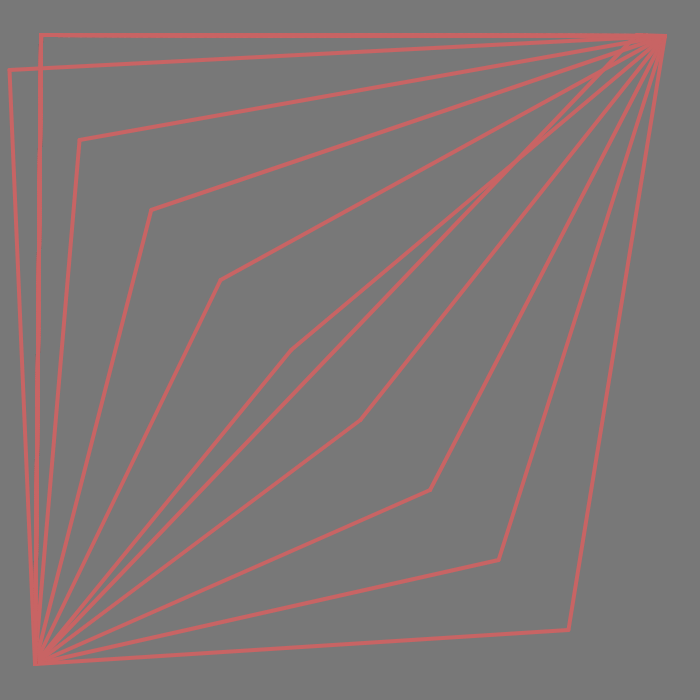
Frame 1 (no input)
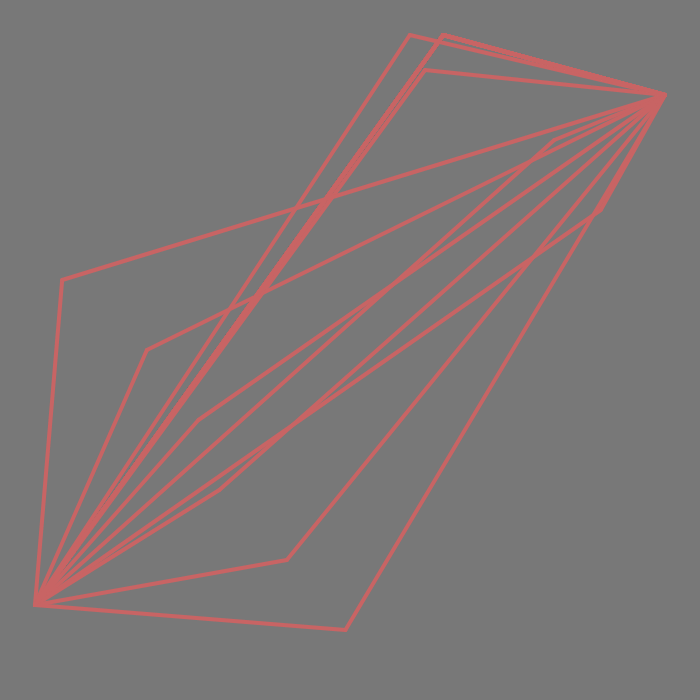
Frame 60 (no input)
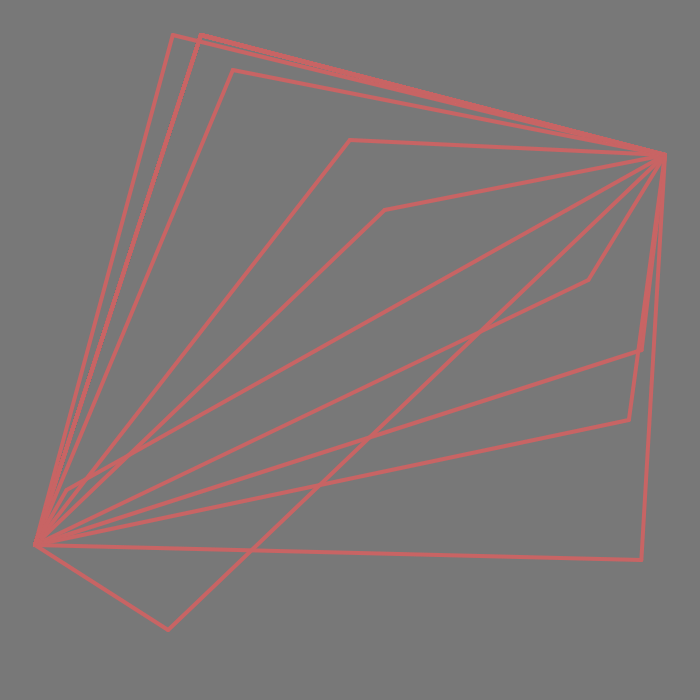
Frame 120 (the mouse pressed at the canvas centre since frame 60)

The p5.js sketch that drew these frames (run headless with seeded random() and noise() and a simulated clock; from frame 60 on, the mouse is pressed at the canvas centre):

// p5.js sketch
// ── sketch.js
let walkers = [];
let numWalkers = 20;
let t = 0;

function setup() {
  createCanvas(700, 700);

  for(i = 0; i < numWalkers; i++){
    let x = width*0.1 * i;
    let y = height*0.1 + height*0.1 * i;
    let r = 20;
    walkers[i] = new Walker(x, y, r);
  }
}

class Walker {
  
  constructor(x, y, r) {
    this.x = x;
    this.y = y;
    this.r = r;
    this.incPointX = 0;
    this.incPointY = 0;
    this.incLineX = 0;
    this.incLineY = -1;
    this.line1x = width*(1/numWalkers);
    this.line1y = height*((numWalkers - 1)/numWalkers);
    this.line2x = width*((numWalkers - 1)/numWalkers);
    this.line2y = height*(1/numWalkers);
  }
  
  update() {
    
    if (this.x > width*((numWalkers-1)/numWalkers)) {
      this.x = width*(1/numWalkers);
    }
    if (this.y > height*((numWalkers-1)/numWalkers)) {
      this.y = height*(1/numWalkers);
    }
    
    if (this.line1x <= width*(1/numWalkers) && this.line1y >= height*( 1/numWalkers)) {
      this.incLineX = 0;
      this.incLineY = -1;
    } else if (this.line1x <= width*(1/numWalkers) && this.line1y <= height*(1/numWalkers)) {
      this.incLineX = 1;
      this.incLineY = 0;
    } else if (this.line1x >= width*((numWalkers - 1)/numWalkers) && this.line1y <= height*(1/numWalkers)) {
      this.incLineX = 0;
      this.incLineY = 1;
    } else if (this.line1x >= width*((numWalkers - 1)/numWalkers) && this.line1y >= height*((numWalkers - 1)/numWalkers)) {
      this.incLineX = -1;
      this.incLineY = 0;
    } 
 
    
    this.line1x += this.incLineX;
    this.line1y += this.incLineY;
    this.line2x += this.incLineX * -1;
    this.line2y += this.incLineY * -1;
    this.incPointX = noise(t + this.x) * 10;
    this.incPointY = noise(t + this.y) * 5;
    this.x = this.x + this.incPointX;
    this.x = this.x + this.incPointY;

     
  }
  
  display() {
    // stroke(200, 100, 100, map(sin(t*2), -1, 1, 0, 100));
    stroke(200, 100, 100);
    strokeWeight(4);
    
    line(this.line1x, this.line1y, this.x, this.y);
    line(this.line2x, this.line2y, this.x, this.y);
    
    noStroke();
    fill(200, 200, 100, map(sin(t), -1, 1, 255, -400));
    ellipse(this.x, this.y, this.r);
  }
}


function draw() {
  t+=0.01;
  background(120);
  for (i = 0; i < numWalkers; i++) {
    walkers[i].update();
    walkers[i].display();
  }
}
